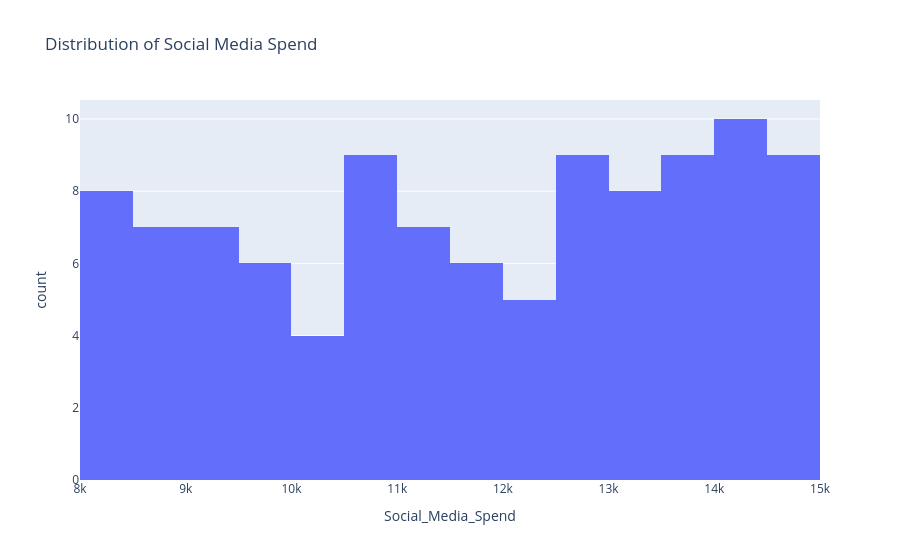

The notebook cell saved with this chart:
### Code cell
#Social Media Marketing Spend

fig = px.histogram(
    df,
    x = "Social_Media_Spend",
    nbins= 20,
    title= "Distribution of Social Media Spend"
)

fig.show()

### Figure 1 — Plotly figure (JSON) as saved in the notebook; plotly's stock layout.template omitted (floating-point values rounded to 4 significant figures)
{"data": [{"bingroup": "x", "hovertemplate": "Social_Media_Spend=%{x}<br>count=%{y}<extra></extra>", "legendgroup": "", "marker": {"color": "#636efa", "pattern": {"shape": ""}}, "name": "", "nbinsx": 20, "orientation": "v", "showlegend": false, "type": "histogram", "x": [8161, 12297, 9981, 8995, 14413, 12911, 11342, 12551, 11798, 9275, 9016, 14439, 14863, 8337, 8878, 9076, 12887, 11993, 14360, 12859, 14331, 8379, 8492, 13276, 10062, 11884, 8064, 10568, 13463, 13248, 10027, 10695, 9495, 13258, 13618, 14736, 8391, 13794, 12514, 14432, 12474, 13892, 11561, 10278, 14184, 11099, 14278, 8200, 13959, 12875, 11104, 12598, 10454, 11645, 13847, 8804, 14242, 10731, 13991, 10773, 9570, 13056, 14756, 13581, 10690, 11840, 9028, 8502, 14910, 12493, 8870, 14938, 12488, 8206, 13134, 13977, 9484, 8863, 10790, 8563, 13116, 12191, 14019, 9757, 14628, 14374, 14892, 9678, 11242, 12636, 9059, 14668, 13279, 9722, 11314, 11157, 13915, 10625, 10729, 14700, 9597, 11060, 10693, 12891], "xaxis": "x", "yaxis": "y"}], "layout": {"barmode": "relative", "legend": {"tracegroupgap": 0}, "title": {"text": "Distribution of Social Media Spend"}, "xaxis": {"anchor": "y", "domain": [0, 1], "title": {"text": "Social_Media_Spend"}}, "yaxis": {"anchor": "x", "domain": [0, 1], "title": {"text": "count"}}}}
